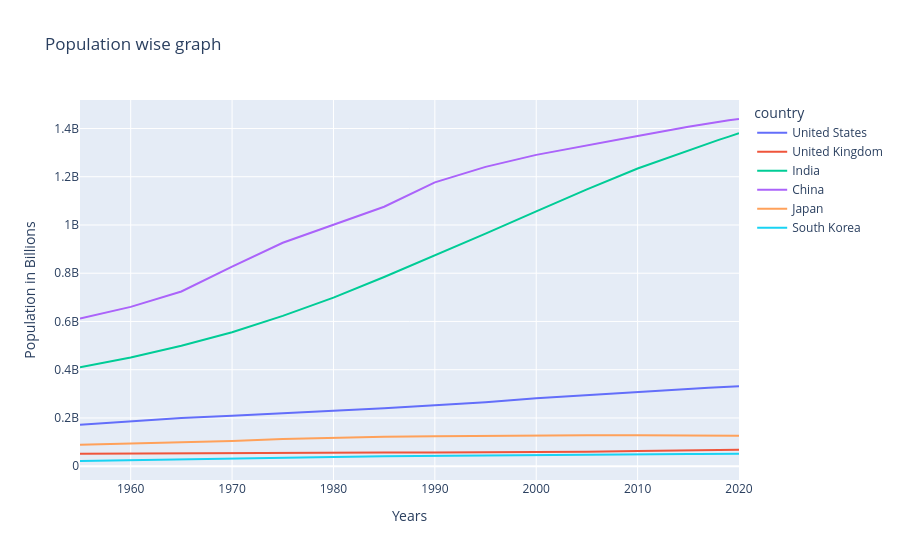

The cell this chart's notebook holds for it:
### Code cell
# px is new lib its args are df, title is whole graphs title and lables are for x & y axis value is default
px.line(df_pivot, 
        title='Population wise graph',
        labels={'year': 'Years', 'value': 'Population in Billions'}
       )

### Figure 1 — Plotly figure (JSON) as saved in the notebook; plotly's stock layout.template omitted (floating-point values rounded to 4 significant figures)
{"data": [{"hovertemplate": "country=United States<br>Years=%{x}<br>Population in Billions=%{y}<extra></extra>", "legendgroup": "United States", "line": {"color": "#636efa", "dash": "solid"}, "marker": {"symbol": "circle"}, "mode": "lines", "name": "United States", "orientation": "v", "showlegend": true, "type": "scatter", "x": [1955.0, 1960.0, 1965.0, 1970.0, 1975.0, 1980.0, 1985.0, 1990.0, 1995.0, 2000.0, 2005.0, 2010.0, 2015.0, 2016.0, 2017.0, 2018.0, 2019.0, 2020.0], "xaxis": "x", "y": [171700000.0, 186700000.0, 199700000.0, 209500000.0, 219100000.0, 229500000.0, 240500000.0, 252100000.0, 265200000.0, 281700000.0, 295000000.0, 309000000.0, 320900000.0, 323000000.0, 325100000.0, 327100000.0, 329100000.0, 331000000.0], "yaxis": "y"}, {"hovertemplate": "country=United Kingdom<br>Years=%{x}<br>Population in Billions=%{y}<extra></extra>", "legendgroup": "United Kingdom", "line": {"color": "#EF553B", "dash": "solid"}, "marker": {"symbol": "circle"}, "mode": "lines", "name": "United Kingdom", "orientation": "v", "showlegend": true, "type": "scatter", "x": [1955.0, 1960.0, 1965.0, 1970.0, 1975.0, 1980.0, 1985.0, 1990.0, 1995.0, 2000.0, 2005.0, 2010.0, 2015.0, 2016.0, 2017.0, 2018.0, 2019.0, 2020.0], "xaxis": "x", "y": [51060000.0, 52370000.0, 54240000.0, 55570000.0, 56150000.0, 56210000.0, 56410000.0, 57130000.0, 57930000.0, 58920000.0, 60290000.0, 63460000.0, 65860000.0, 66300000.0, 66730000.0, 67140000.0, 67530000.0, 67890000.0], "yaxis": "y"}, {"hovertemplate": "country=India<br>Years=%{x}<br>Population in Billions=%{y}<extra></extra>", "legendgroup": "India", "line": {"color": "#00cc96", "dash": "solid"}, "marker": {"symbol": "circle"}, "mode": "lines", "name": "India", "orientation": "v", "showlegend": true, "type": "scatter", "x": [1955.0, 1960.0, 1965.0, 1970.0, 1975.0, 1980.0, 1985.0, 1990.0, 1995.0, 2000.0, 2005.0, 2010.0, 2015.0, 2016.0, 2017.0, 2018.0, 2019.0, 2020.0], "xaxis": "x", "y": [409900000.0, 450500000.0, 499100000.0, 555200000.0, 623100000.0, 699000000.0, 784400000.0, 873300000.0, 963900000.0, 1057000000.0, 1148000000.0, 1234000000.0, 1310000000.0, 1325000000.0, 1339000000.0, 1353000000.0, 1366000000.0, 1380000000.0], "yaxis": "y"}, {"hovertemplate": "country=China<br>Years=%{x}<br>Population in Billions=%{y}<extra></extra>", "legendgroup": "China", "line": {"color": "#ab63fa", "dash": "solid"}, "marker": {"symbol": "circle"}, "mode": "lines", "name": "China", "orientation": "v", "showlegend": true, "type": "scatter", "x": [1955.0, 1960.0, 1965.0, 1970.0, 1975.0, 1980.0, 1985.0, 1990.0, 1995.0, 2000.0, 2005.0, 2010.0, 2015.0, 2016.0, 2017.0, 2018.0, 2019.0, 2020.0], "xaxis": "x", "y": [612200000.0, 660400000.0, 724200000.0, 827600000.0, 926200000.0, 1000000000.0, 1076000000.0, 1177000000.0, 1241000000.0, 1291000000.0, 1331000000.0, 1369000000.0, 1407000000.0, 1414000000.0, 1421000000.0, 1428000000.0, 1434000000.0, 1439000000.0], "yaxis": "y"}, {"hovertemplate": "country=Japan<br>Years=%{x}<br>Population in Billions=%{y}<extra></extra>", "legendgroup": "Japan", "line": {"color": "#FFA15A", "dash": "solid"}, "marker": {"symbol": "circle"}, "mode": "lines", "name": "Japan", "orientation": "v", "showlegend": true, "type": "scatter", "x": [1955.0, 1960.0, 1965.0, 1970.0, 1975.0, 1980.0, 1985.0, 1990.0, 1995.0, 2000.0, 2005.0, 2010.0, 2015.0, 2016.0, 2017.0, 2018.0, 2019.0, 2020.0], "xaxis": "x", "y": [89020000.0, 93670000.0, 98450000.0, 104900000.0, 112400000.0, 117800000.0, 121900000.0, 124500000.0, 126400000.0, 127500000.0, 128300000.0, 128500000.0, 128000000.0, 127800000.0, 127500000.0, 127200000.0, 126900000.0, 126500000.0], "yaxis": "y"}, {"hovertemplate": "country=South Korea<br>Years=%{x}<br>Population in Billions=%{y}<extra></extra>", "legendgroup": "South Korea", "line": {"color": "#19d3f3", "dash": "solid"}, "marker": {"symbol": "circle"}, "mode": "lines", "name": "South Korea", "orientation": "v", "showlegend": true, "type": "scatter", "x": [1955.0, 1960.0, 1965.0, 1970.0, 1975.0, 1980.0, 1985.0, 1990.0, 1995.0, 2000.0, 2005.0, 2010.0, 2015.0, 2016.0, 2017.0, 2018.0, 2019.0, 2020.0], "xaxis": "x", "y": [21510000.0, 25330000.0, 28900000.0, 32200000.0, 35380000.0, 38050000.0, 40800000.0, 42920000.0, 45290000.0, 47380000.0, 48700000.0, 49550000.0, 50820000.0, 50980000.0, 51100000.0, 51170000.0, 51230000.0, 51270000.0], "yaxis": "y"}], "layout": {"legend": {"title": {"text": "country"}, "tracegroupgap": 0}, "title": {"text": "Population wise graph"}, "xaxis": {"anchor": "y", "domain": [0, 1], "title": {"text": "Years"}}, "yaxis": {"anchor": "x", "domain": [0, 1], "title": {"text": "Population in Billions"}}}}
